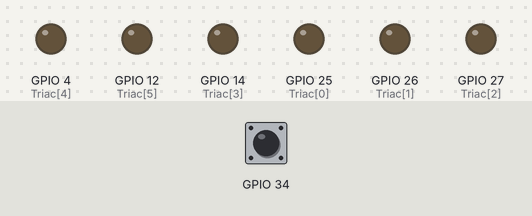
The sketch below on a simulated ESP32. On the bench: output pins drawn as LEDs (lit = HIGH). Inputs (shaded band) come from the test bench; at power-on: GPIO 34 HIGH.

Above: at 1.2 s.
1.3 s: GPIO 34 pulled LOW for 0.15 s
At 2.31 s:
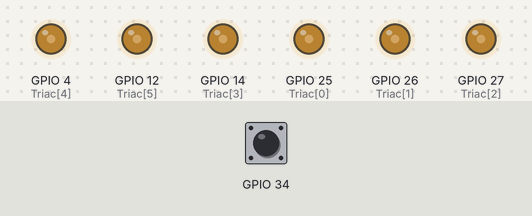
At 4.25 s:
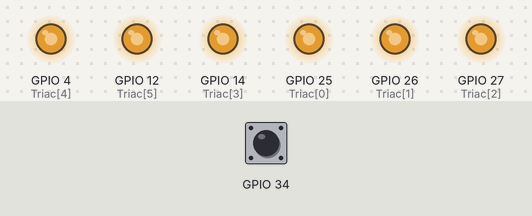
4.3 s: GPIO 34 pulled LOW for 1 s
7.3 s: GPIO 34 pulled LOW for 1 s
14.3 s: GPIO 34 pulled LOW for 3.2 s
At 17.41 s:
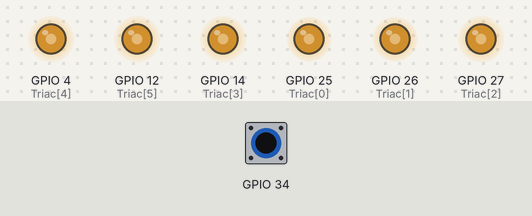
Timing chart, 0 to 63.1 s (numbered marks = the images above; inputs shaded):
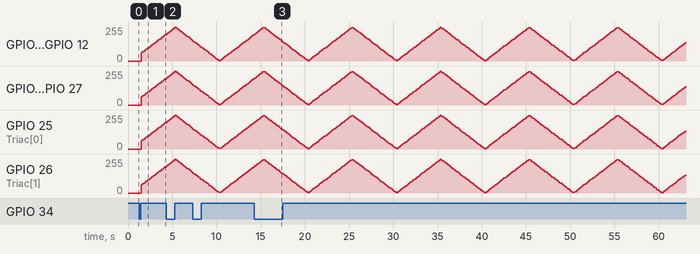

Measured:
- after the input at 1.3 s, GPIO 4 (Triac[4]), GPIO 12 (Triac[5]), GPIO 14 (Triac[3]), GPIO 25 (Triac[0]), GPIO 26 (Triac[1]), GPIO 27 (Triac[2]): moves from 0/255 to 197/255 over 2.6 s, starting after 0.22 s

The sketch:

dimer12luces_2_luces.ino
```cpp
volatile int i = 0;
volatile boolean cruce_cero = false;

int Triac[6] = {25, 26, 27, 14, 4, 12}; // Define los pines de los triacs
volatile int dim[6]; // Define el nivel de dimming para cada triac
int T_int = 100;
int currentTriac = 0; // Variable para llevar la cuenta del triac actual

volatile unsigned long lastTimerInterruptMillis = 0;
volatile unsigned int timerInterruptCount = 0;
volatile unsigned long lastZeroCrossMillis = 0;
volatile unsigned int zeroCrossCount = 0;

int flag = 0;
int flag4 = 0;

unsigned long previousMillis = 0;
unsigned long interval = 40;
bool increasing = true;
volatile bool aux = false;
volatile long aux2;
volatile uint32_t isrCounter = 0;
volatile uint32_t lastIsrAt = 0;

portMUX_TYPE timerMux = portMUX_INITIALIZER_UNLOCKED;
hw_timer_t * timer = NULL;

int flag2 = 0;
void IRAM_ATTR deteccion_Cruce_cero()
{
  if ((millis() - aux2) > 5) {
    zeroCrossCount++;//5ms of debounce
    if (cruce_cero == true) {

      for(int j=0; j<6; j++) {
    digitalWrite(Triac[j], LOW);
  }
      i = 0;

    }
    else {
      //digitalWrite(26, HIGH);
      cruce_cero = true;

    }
  }
  aux2 = millis();

}


void IRAM_ATTR Dimer()
{
  portENTER_CRITICAL_ISR(&timerMux);
  timerInterruptCount++;
  if (cruce_cero == true ) {

    for (int j = 0; j < 6; j++) {
      if (i >= dim[j] ) {
    digitalWrite(Triac[j], HIGH);
      }
    }
    if (i >= 100) {
      i = 0;
      for(int j=0; j<6; j++) {
    digitalWrite(Triac[j], LOW);
  }

    }
    else {
      {
        i++;
      }
    }
  }
  portEXIT_CRITICAL_ISR(&timerMux);
}


void setup() {
  Serial.begin(115200);
  delay(10);
  for (int j = 0; j < 6; j++) {
    pinMode(Triac[j], OUTPUT);
  }
  for (int j = 0; j < 6; j++) {
    dim[j] = 95;
  }

  pinMode(34, INPUT_PULLUP);
  attachInterrupt(digitalPinToInterrupt(34), deteccion_Cruce_cero, RISING);

  timer = timerBegin(0, 80, true);
  timerAttachInterrupt(timer, &Dimer, true);
  timerAlarmWrite(timer, 100, true);  //RAPIDEZ JEJE ,
  timerAlarmEnable(timer);
}

void loop() {
    delay(50);

  // Si 'increasing' es verdadero, incrementa 'dim'
  if (increasing) {
    for (int j = 0; j < 6; j++) {
      dim[j]++;
      if (dim[j] >= 100) {
        increasing = false;
      }
    }
  }
  // Si 'increasing' es falso, disminuye 'dim'
  else {
    for (int j = 0; j < 6; j++) {
      dim[j]--;
      if (dim[j] <= 0) {
        increasing = true;
      }
    }
  }
}
```
